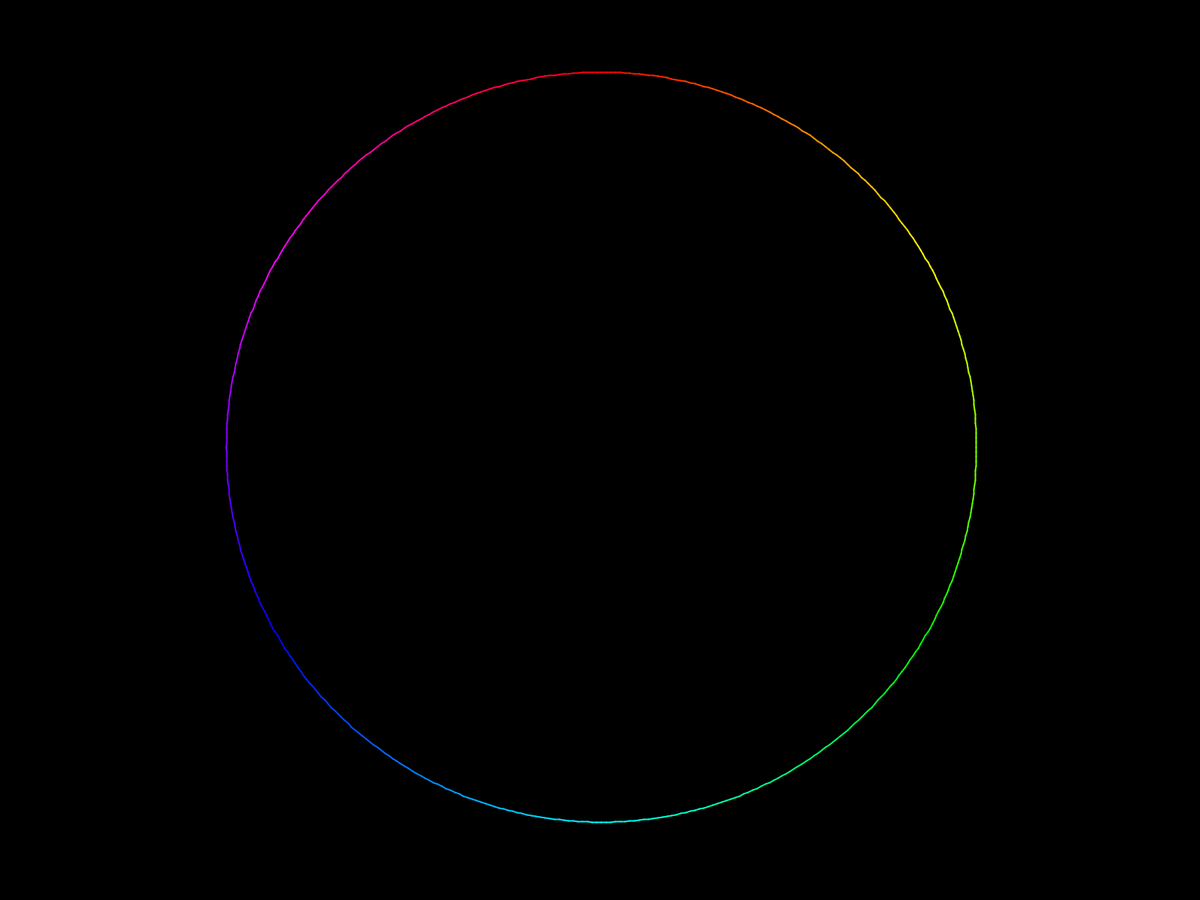
Frame 1 (no input)
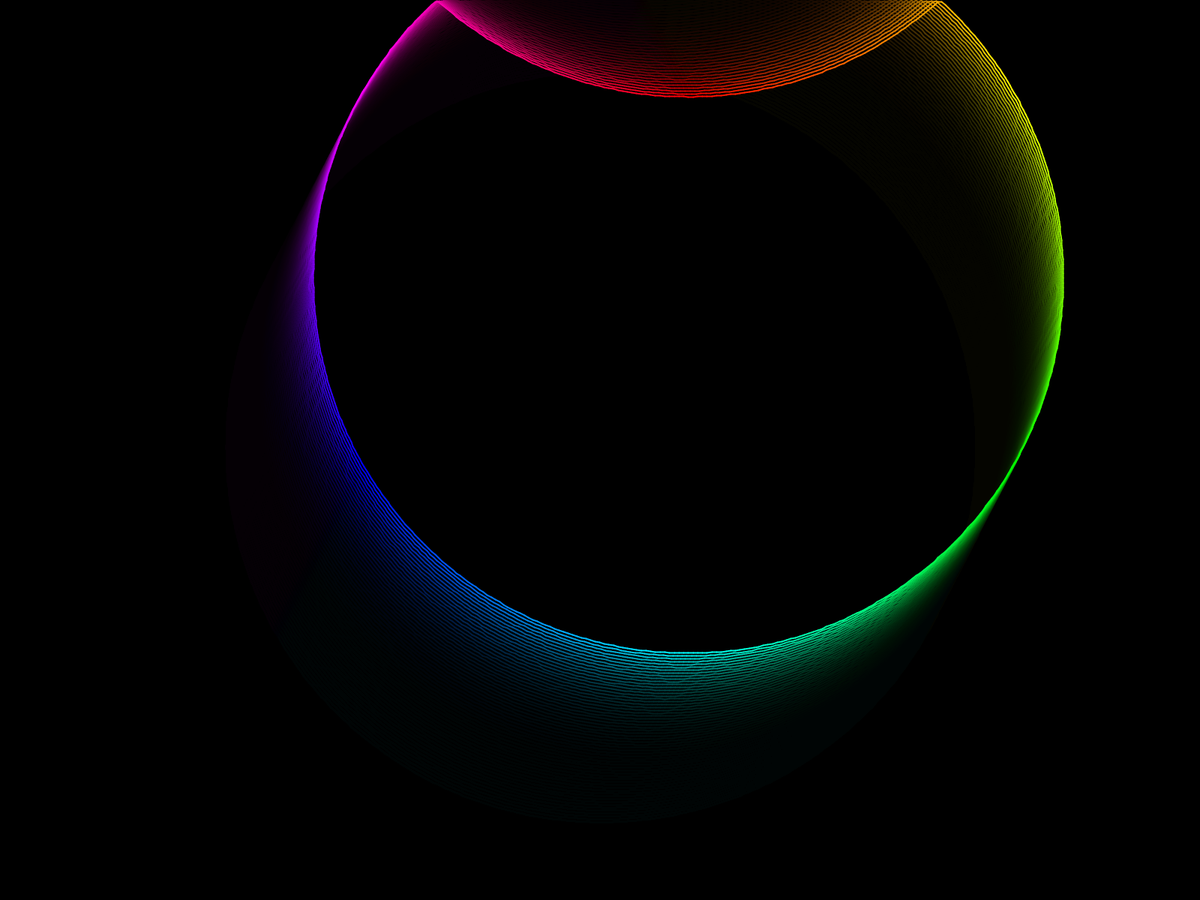
Frame 60 (the mouse pressed at the canvas centre just before this capture)
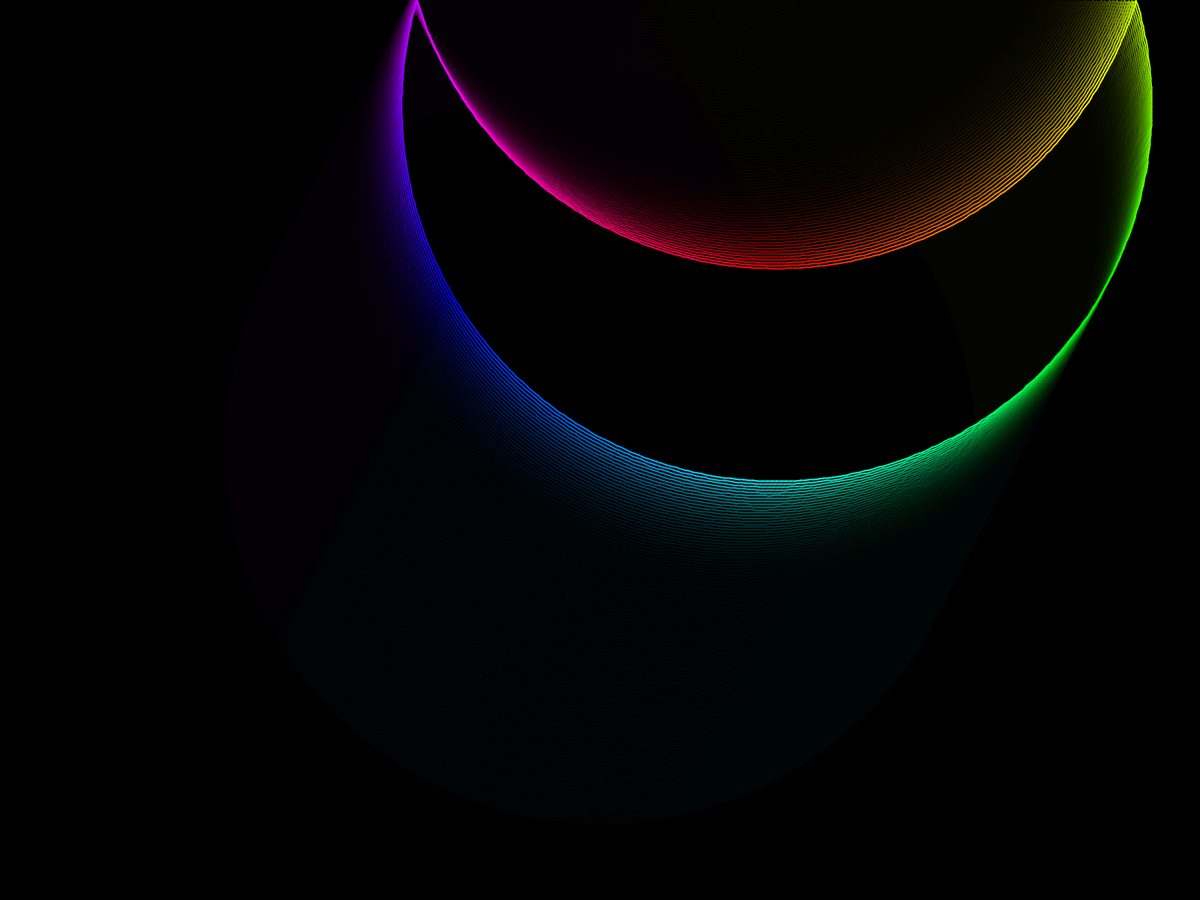
Frame 120 (the mouse held since frame 60 and released just before this capture)

The Processing sketch that drew these frames (run headless with seeded random() and noise(); from frame 60 on, the mouse is pressed at the canvas centre):

// Processing sketch: ScreenSaverCircle
// ── ScreenSaverCircle.pde
int pointCount = 500;
int radius = 500;

Point[] points;
boolean rainbow = true;
boolean tail = true;

void setup() {
  //size(1600,900);
  fullScreen(2);
  frameRate(24);
  colorMode(HSB, pointCount, 100, 100, 100);
  background(0,0,0);
  
  int midX = width/2;
  int midY = height/2;
  
  PVector initialPos = new PVector(0,-radius);
  PVector initialDir = PVector.random2D().mult(3+random(2));//should we scale this unit vector by something?
  float rotation = (float)(2*Math.PI)/pointCount;
  
  points = new Point[pointCount];
  for (int i=0;i<pointCount;i++) {
    points[i] = new Point(midX+initialPos.x, midY+initialPos.y, initialDir.x, initialDir.y, (i+1)==pointCount?0:i+1);
    initialPos.rotate(rotation);
  }
  
  
}

void draw() {
  //clear screen
  if(tail) {
    noStroke();
    fill(0,0,0,10);
    rect(0,0,width,height);
  } else 
    background(0,0,0);
  
  //move all points
  for(int i=0;i<pointCount;i++) {
    points[i].move();
  }
  
  //draw all points
  strokeWeight(2);
  stroke(0,0,100);
  
  for(int i=0;i<pointCount;i++) {
    if(rainbow)stroke(i,100,100);
    points[i].draw(points);
  }
}

void keyPressed() {
  switch(key) {
    case 'c':
      println("Toggle colour mode");
      rainbow = !rainbow;
      break;
    case 't':
      println("Toggle tail mode");
      tail = !tail;
      break;
    default:
      println("Key "+key+" not assigned");
  }
}

// ── Point.pde
class Point {
  PVector position;
  PVector velocity;
  int drawTarget;
  
  Point(float x, float y, float dx, float dy, int t) {
    position = new PVector(x,y);
    velocity = new PVector(dx,dy);
    drawTarget = t;
  }
  
  void move() {
    position.add(velocity);
    
    //check for wall collision
    if(position.x < 0 || position.x > width) {
      velocity.x = -velocity.x;
      if(position.x < 0)
        position.x = -position.x;
      else
        position.x = width - (position.x - width);
    }
    
    if(position.y < 0 || position.y > height) {
      velocity.y = -velocity.y;
      if(position.y < 0)
        position.y = -position.y;
      else
        position.y = height - (position.y - height);
    }
  }
  
  void draw(Point[] points) {
    line(position.x, position.y, points[drawTarget].position.x, points[drawTarget].position.y); 
  }
}
